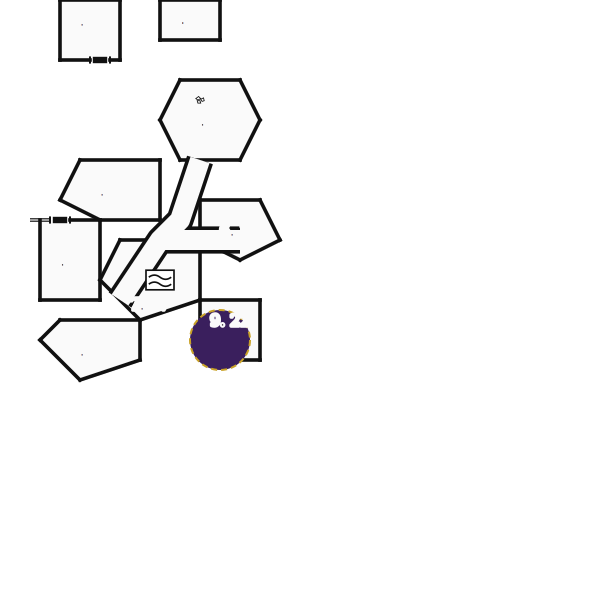
#> input picture extract/73_nw.png, 600 x 600 px
$ python grid_extract.py 73_nw.png
#> lines starting #> are read from the running program, lines starting #| are printed output that depends on the picture; after the words box and inside, x2 and y2 are one past the last pixel; in counts of white or black regions, pixels touching at a corner belong together
#!/usr/bin/env python3
"""Recover a boolean floor/rock occupancy grid from a grid-aligned dungeon JPG.

The source maps (e.g. ../modules/.../73.jpg) are drawn on a square grid:
white-ish cells are open floor, grey cells are solid rock. We:

  1. Calibrate the grid pitch + origin offset from the image dimensions and
     a light-pixel projection (rooms snap to cell boundaries, so the floor
     mask has strong periodicity).
  2. Sample each cell's interior, threshold light-vs-grey -> floor[y][x].
  3. Emit an ASCII map with coordinate rulers so the geometry can be read
     off directly in dungml world coordinates.

Usage:
    python grid_extract.py IMAGE [--cols N] [--inset F] [--thresh T]
"""
import argparse
import sys

import numpy as np
from PIL import Image


def load_gray(path):
    im = Image.open(path).convert("L")
    return np.asarray(im, dtype=np.float64), im.size


def guess_pitch(w, h, cols):
    """Cell pitch in px. The maps are square-celled; trust the column count."""
    return w / cols


def calibrate_origin(gray, pitch, thresh):
    """Find the sub-cell offset that best aligns cell centers to floor blobs.

    Try a handful of offsets in [0, pitch) on each axis; pick the one whose
    sampled grid yields the crispest light/dark split (max variance of the
    per-cell mean -> cleanest bimodal separation)."""
    h, w = gray.shape
    best = (0.0, 0.0, -1.0)
    steps = np.linspace(0, pitch, 8, endpoint=False)
    for oy in steps:
        for ox in steps:
            ncx = int((w - ox) // pitch)
            ncy = int((h - oy) // pitch)
            means = []
            for j in range(ncy):
                for i in range(ncx):
                    cy = int(oy + (j + 0.5) * pitch)
                    cx = int(ox + (i + 0.5) * pitch)
                    means.append(gray[cy, cx])
            means = np.array(means)
            # bimodal sharpness: fraction clearly light or clearly dark
            crisp = np.mean((means > thresh + 30) | (means < thresh - 30))
            if crisp > best[2]:
                best = (ox, oy, crisp)
    return best[0], best[1]


def occupancy(gray, pitch, ox, oy, inset, thresh):
    """Sample an inset patch of each cell; floor if median brightness > thresh."""
    h, w = gray.shape
    ncx = int((w - ox) // pitch)
    ncy = int((h - oy) // pitch)
    grid = np.zeros((ncy, ncx), dtype=bool)
    pad = pitch * inset
    for j in range(ncy):
        for i in range(ncx):
            y0 = int(oy + j * pitch + pad)
            y1 = int(oy + (j + 1) * pitch - pad)
            x0 = int(ox + i * pitch + pad)
            x1 = int(ox + (i + 1) * pitch - pad)
            patch = gray[y0:y1, x0:x1]
            if patch.size == 0:
                continue
            grid[j, i] = np.median(patch) > thresh
    return grid


def render_ascii(grid):
    ncy, ncx = grid.shape
    out = []
    # top ruler: tens then ones
    tens = "    " + "".join(str((i // 10) % 10) if i % 10 == 0 else " " for i in range(ncx))
    ones = "    " + "".join(str(i % 10) for i in range(ncx))
    out.append(tens)
    out.append(ones)
    for j in range(ncy):
        row = "".join(" " if grid[j, i] else "." for i in range(ncx))
        out.append(f"{j:3d} {row}")
    return "\n".join(out)


def main():
    ap = argparse.ArgumentParser()
    ap.add_argument("image")
    ap.add_argument("--cols", type=int, default=30, help="cell columns across")
    ap.add_argument("--inset", type=float, default=0.28, help="fraction trimmed per side when sampling a cell")
    ap.add_argument("--thresh", type=float, default=150.0, help="brightness split floor/rock (0-255)")
    args = ap.parse_args()

    gray, (w, h) = load_gray(args.image)
#> w = 600; h = 600
    pitch = guess_pitch(w, h, args.cols)
#> pitch = 20
    ox, oy = calibrate_origin(gray, pitch, args.thresh)
#> after the loop in calibrate_origin, `for oy in steps:`: best = (0, 0, 1)
#> ox = 0; oy = 0
    grid = occupancy(gray, pitch, ox, oy, args.inset, args.thresh)
#> in occupancy, `ncx = int((w - ox) // pitch)`: ncx = 30
#> in occupancy, `pad = pitch * inset`: pad = 5.6
#> after the loop in occupancy, `for j in range(ncy):`:
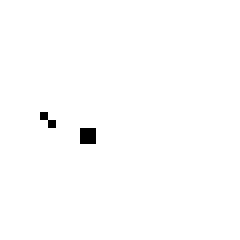
#> grid: shape (30, 30) bool (shown 8 times larger); 99.3% white; black in thin lines or dots, all inside (x1, y1, x2, y2) = (5, 14, 12, 18)
    ncy, ncx = grid.shape
#> ncy = 30; ncx = 30

    print(f"# image {w}x{h}px  pitch={pitch:.2f}px  origin=({ox:.1f},{oy:.1f})", file=sys.stderr)
    print(f"# grid {ncx} x {ncy} cells  floor cells={int(grid.sum())}", file=sys.stderr)
    print(render_ascii(grid))
#> after the loop in render_ascii, `for j in range(ncy):`: out = 32 items
#> (printed output is left out)


if __name__ == "__main__":
    main()
